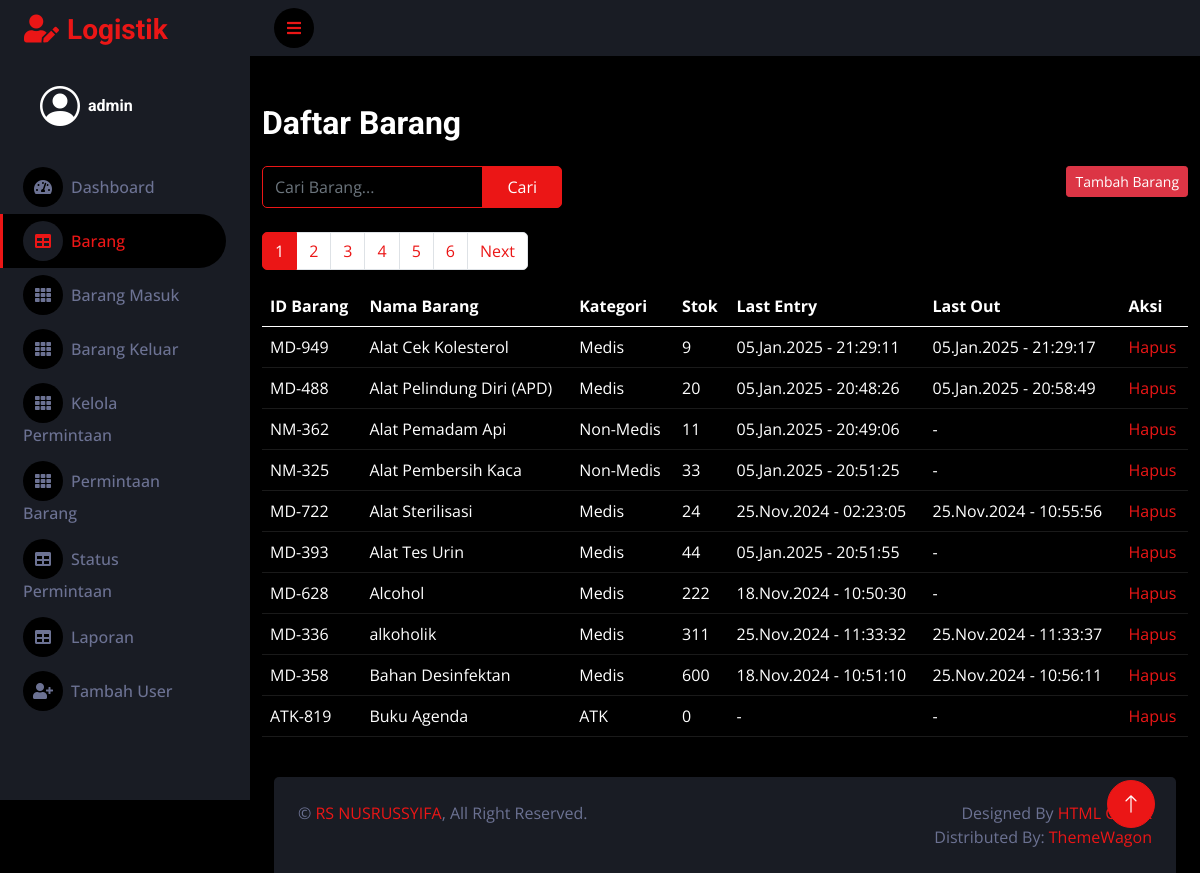
Page /barang.php (signed in) on the committed database.
### tables this page shows
CREATE TABLE `barang` (
  `id_barang` varchar(50) NOT NULL DEFAULT 'AUTO_INCREMENT',
  `nama_barang` varchar(50) DEFAULT NULL,
  `kategori` varchar(50) DEFAULT NULL,
  `stok` int(25) DEFAULT NULL,
  `terakhir_masuk` datetime DEFAULT NULL,
  `terakhir_keluar` datetime DEFAULT NULL,
  `username` varchar(50) DEFAULT NULL
);

### tampilkan_barang.php (the view, shortened to what this page needs)
<?php
$servername = "localhost";
$username = "root";
$password = "";
$dbname = "logistik";
$items_per_page = 10;
$search = isset($_GET['search']) ? $_GET['search'] : '';
$conn = new mysqli($servername, $username, $password, $dbname);
$total_sql = "SELECT COUNT(*) FROM barang WHERE nama_barang LIKE '%$search%'";
$total_result = $conn->query($total_sql);
$total_row = $total_result->fetch_row();
$total_items = $total_row[0];
$page = isset($_GET['page']) ? (int)$_GET['page'] : 1;
$offset = ($page - 1) * $items_per_page;
$query = "SELECT * FROM barang WHERE nama_barang LIKE '%$search%' ORDER BY nama_barang ASC LIMIT $offset, $items_per_page";
$result = $conn->query($query);
if ($result->num_rows > 0) {
    while ($row = $result->fetch_assoc()) {
        echo "<tr>";
        echo "<td>" . $row["id_barang"] . "</td>";
        echo "<td>" . $row["nama_barang"] . "</td>";
        echo "<td>" . $row["kategori"] . "</td>";
        echo "<td id='stok_" . $row["id_barang"] . "'>" . $row["stok"] . "</td>";
        $terakhir_masuk = $row["terakhir_masuk"] ? (new DateTime($row["terakhir_masuk"]))->format('d.M.Y - H:i:s') : '-';
        echo "<td>" . $terakhir_masuk . "</td>";
        $terakhir_keluar = $row["terakhir_keluar"] ? (new DateTime($row["terakhir_keluar"]))->format('d.M.Y - H:i:s') : '-';
        echo "<td>" . $terakhir_keluar . "</td>";
        echo "<td><a href='hapus_barang.php?id_barang=" . $row["id_barang"] . "'>Hapus</a></td>";
        echo "</tr>";
    }
} else {
    echo "<tr><td colspan='7'>Tidak ada data barang.</td></tr>";
}
?>
<?php
$total_pages = ceil($total_items / $items_per_page);
echo "<nav aria-label='Page navigation example'>";
echo "<ul class='pagination'>";
for ($i = 1; $i <= $total_pages; $i++) {
    if ($i == $page) {
        echo "<li class='page-item active'><a class='page-link' href='?page=$i&search=" . urlencode($search) . "'>$i</a></li>";
    } else {
        echo "<li class='page-item'><a class='page-link' href='?page=$i&search=" . urlencode($search) . "'>$i</a></li>";
    }
}
if ($page < $total_pages) {
    echo "<li class='page-item'><a class='page-link' href='?page=" . ($page + 1) . "&search=" . urlencode($search) . "'>Next</a></li>";
}
echo "</ul>";
echo "</nav>";
?>

### barang.php (shortened to what this page needs)
<?php
$role = $_SESSION["ses_status"];
?>
<!DOCTYPE html>
<htmlhtml lang="en">
    <head>
        <link href="https://cdnjs.cloudflare.com/ajax/libs/font-awesome/5.10.0/css/all.min.css" rel="stylesheet">
        <link href="https://cdn.jsdelivr.net/npm/bootstrap-icons@1.4.1/font/bootstrap-icons.css" rel="stylesheet">
        <link href="lib/owlcarousel/assets/owl.carousel.min.css" rel="stylesheet">
        <link href="lib/tempusdominus/css/tempusdominus-bootstrap-4.min.css" rel="stylesheet" />
        <link href="css/bootstrap.min.css" rel="stylesheet">
        <link href="css/style.css" rel="stylesheet">
        <link rel='stylesheet' href='https://cdn.jsdelivr.net/npm/sweetalert2@7.12.15/dist/sweetalert2.min.css'>
    </head>
    <body>
        <div class="container-fluid position-relative d-flex p-0">
            <div class="sidebar pe-4 pb-3">
                <nav class="navbar bg-secondary navbar-dark">
                    <a href="index.php" class="navbar-brand mx-4 mb-3">
                        <h3 class="text-primary"><i class="fa fa-user-edit me-2"></i>Logistik</h3>
                    </a>
                    <div class="navbar-nav w-100">
                    <div class="d-flex align-items-center ms-4 mb-4">
                    <div class="d-flex align-items-center ms-3">
                        <i class="bi bi-person-circle me-2" style="font-size: 2.5rem; color: #fff;"></i>
                        <div>
                            <h6 class="mb-0" data-bs-toggle="collapse" href="#logoutAccordion" role="button" aria-expanded="false" aria-controls="logoutAccordion">
                                <?php echo $_SESSION["ses_username"]; ?>
                            </h6>
                        </div>
                    </div>
                </div>
                        <a href="index.php" class="nav-item nav-link"><i
                        <?php if ($role == 'admin'): ?>
                        class="fa fa-tachometer-alt me-2"></i>Dashboard</a>
                        <a href="barang.php" class="nav-item nav-link active"><i class="fa fa-table me-2"></i>Barang</a>
                        <a href="barang_masuk.php" class="nav-item nav-link"><i class="fa fa-th me-2"></i>Barang Masuk</a>
                        <a href="barang_keluar.php" class="nav-item nav-link"><i class="fa fa-th me-2"></i>Barang Keluar</a>
                        <a href="kelola_permintaan.php" class="nav-item nav-link"><i class="fa fa-th me-2"></i>Kelola Permintaan</a>
                        <a href="permintaan_barang.php" class="nav-item nav-link"><i class="fa fa-th me-2"></i>Permintaan Barang</a>
                        <a href="status_permintaan.php" class="nav-item nav-link"><i class="fa fa-table me-2"></i>Status Permintaan</a>
                        <a href="laporan.php" class="nav-item nav-link"><i class="fa fa-table me-2"></i>Laporan</a>
                        <a href="tambah_user.php" class="nav-item nav-link"><i class="fa fa-user-plus me-2"></i>Tambah User</a>                        <?php elseif ($role == 'user'): ?>
                        <?php endif; ?>
                    </div>
                </nav>
            </div>
            </div>
            <div class="content">
                <nav class="navbar navbar-expand bg-secondary navbar-dark sticky-top px-4 py-10">
                    <a href="#" class="sidebar-toggler flex-shrink-0">
                        <i class="fa fa-bars"></i>
                    </a>
                </nav>
                <div class="container">
                    <h2 class="mb-4">Daftar Barang</h2>
                    <button type="button" class="btn btn-danger btn-sm float-end" data-bs-toggle="modal" data-bs-target="#tambahBarang">Tambah Barang</button>
                    <?php
                    $search = isset($_GET['search']) ? $_GET['search'] : '';
                    ?>
                    <form method="GET" action="" class="mb-4">
                        <div class="input-group" style="max-width: 300px;">
                            <input type="text" name="search" class="form-control py-2 border-primary" style="outline: 2px;" placeholder="Cari Barang..." value="<?= htmlspecialchars($search); ?>">
                            <button type="submit" class="btn btn-primary px-4 py-2">Cari</button>
                        </div>
                    </form>
                    <table class="table table-dark" id="barangTable">
                        <thead>
                            <tr>
                                <th scope="col">ID Barang</th>
                                <th scope="col">Nama Barang</th>
                                <th scope="col">Kategori</th>
                                <th scope="col">Stok</th>
                                <th scope="col">Last Entry</th>
                                <th scope="col">Last Out</th>
                                <th scope="col">Aksi</th>
                            </tr>
                        </thead>
                        <tbody id="daftarBarang">
                            <?php include 'tampilkan_barang.php'; ?>
                        </tbody>
                    </table>
                </div>
                <div class="container-fluid pt-4 px-4">
                    <div class="bg-secondary rounded-top p-4">
                        <div class="row">
                            <div class="col-12 col-sm-6 text-center text-sm-start">
                                &copy; <a href="#">RS NUSRUSSYIFA</a>, All Right Reserved.
                            </div>
                            <div class="col-12 col-sm-6 text-center text-sm-end">
                                Designed By <a href="https://htmlcodex.com">HTML Codex</a>
                                <br>Distributed By: <a href="https://themewagon.com" target="_blank">ThemeWagon</a>
                            </div>
                        </div>
                    </div>
                </div>
                <a href="#" class="btn btn-lg btn-primary btn-lg-square back-to-top"><i class="bi bi-arrow-up"></i></a>
            </div>
    </body>
    </html>

### css/style.css (style rules this page uses)
.back-to-top { position: fixed; display: none; right: 45px; bottom: 45px; z-index: 99; }
.btn { transition: .5s; }
.btn-lg-square { width: 48px; height: 48px; }
.btn-square, .btn-sm-square, .btn-lg-square { padding: 0; display: inline-flex; align-items: center; justify-content: center; font-weight: normal; border-radius: 50px; }
.sidebar { position: fixed; top: 0; left: 0; bottom: 0; width: 250px; height: 100vh; overflow-y: auto; background: var(--secondary); transition: 0.5s; z-index: 999; margin-bottom: 60px; }
.content { margin-left: 250px; min-height: 100vh; background: var(--dark); transition: 0.5s; }
@media (min-width: 992px) { .sidebar { margin-left: 0; } }
@media (min-width: 992px) { .content { width: calc(100% - 250px); } }
.sidebar .navbar .navbar-nav .nav-link { padding: 7px 20px; color: var(--light); font-weight: 500; border-left: 3px solid var(--secondary); border-radius: 0 30px 30px 0; outline: none; }
.sidebar .navbar .navbar-nav .nav-link:hover, .sidebar .navbar .navbar-nav .nav-link.active { color: var(--primary); background: var(--dark); border-color: var(--primary); }
.sidebar .navbar .navbar-nav .nav-link i { width: 40px; height: 40px; display: inline-flex; align-items: center; justify-content: center; background: var(--dark); border-radius: 40px; }
.sidebar .navbar .navbar-nav .nav-link:hover i, .sidebar .navbar .navbar-nav .nav-link.active i { background: var(--secondary); }
.content .navbar .sidebar-toggler, .content .navbar .navbar-nav .nav-link i { width: 40px; height: 40px; display: inline-flex; align-items: center; justify-content: center; background: var(--dark); border-radius: 40px; }

### rows in the picture
barang: id_barang "MD-949", nama_barang "Alat Cek Kolesterol", kategori "Medis", stok "9", terakhir_masuk "05.Jan.2025 - 21:29:11", terakhir_keluar "05.Jan.2025 - 21:29:17"
barang: id_barang "MD-488", nama_barang "Alat Pelindung Diri (APD)", kategori "Medis", stok "20", terakhir_masuk "05.Jan.2025 - 20:48:26", terakhir_keluar "05.Jan.2025 - 20:58:49"
barang: id_barang "NM-362", nama_barang "Alat Pemadam Api", kategori "Non-Medis", stok "11", terakhir_masuk "05.Jan.2025 - 20:49:06", terakhir_keluar "-"
barang: id_barang "NM-325", nama_barang "Alat Pembersih Kaca", kategori "Non-Medis", stok "33", terakhir_masuk "05.Jan.2025 - 20:51:25", terakhir_keluar "-"
barang: id_barang "MD-722", nama_barang "Alat Sterilisasi", kategori "Medis", stok "24", terakhir_masuk "25.Nov.2024 - 02:23:05", terakhir_keluar "25.Nov.2024 - 10:55:56"
barang: id_barang "MD-393", nama_barang "Alat Tes Urin", kategori "Medis", stok "44", terakhir_masuk "05.Jan.2025 - 20:51:55", terakhir_keluar "-"
barang: id_barang "MD-628", nama_barang "Alcohol", kategori "Medis", stok "222", terakhir_masuk "18.Nov.2024 - 10:50:30", terakhir_keluar "-"
barang: id_barang "MD-336", nama_barang "alkoholik", kategori "Medis", stok "311", terakhir_masuk "25.Nov.2024 - 11:33:32", terakhir_keluar "25.Nov.2024 - 11:33:37"
barang: id_barang "MD-358", nama_barang "Bahan Desinfektan", kategori "Medis", stok "600", terakhir_masuk "18.Nov.2024 - 10:51:10", terakhir_keluar "25.Nov.2024 - 10:56:11"
barang: id_barang "ATK-819", nama_barang "Buku Agenda", kategori "ATK", stok "0", terakhir_masuk "-", terakhir_keluar "-"

### other values in the picture
$_SESSION["ses_username"] "admin"
